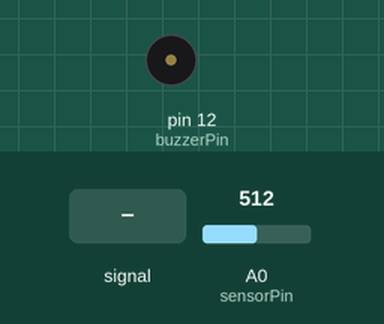
The sketch below on a simulated Arduino Uno, built with avr-gcc and run on an emulated ATmega328P. Parts: buzzer (waves = sounding). The test bench sets the inputs (shaded band); at power-on: A0 (sensorPin) = 512. What the sketch prints to the serial monitor is not drawn.

Above: at 1.2 s.
1.3 s: A0 (sensorPin) fed a 200 Hz sine of ±460 counts around its level
At 2.5 s:
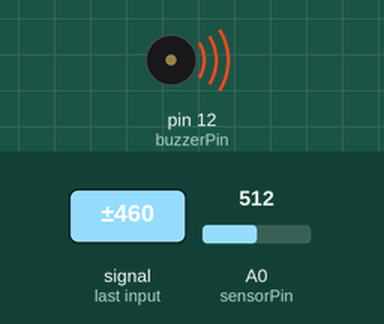
2.8 s: A0 (sensorPin) set to 716
At 3.1 s:
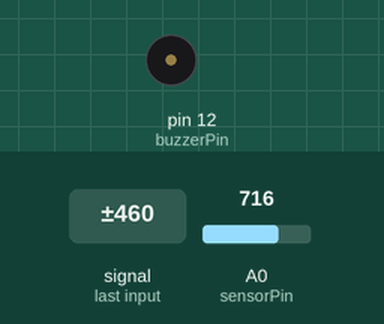
4.3 s: A0 (sensorPin) set to 215
5.8 s: A0 (sensorPin) set to 192
7.3 s: A0 (sensorPin) set to 210
8.8 s: A0 (sensorPin) set to 190
Timing chart, 0 to 11.3 s (numbered marks = the images above; inputs shaded):
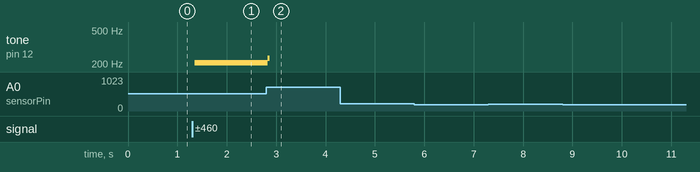

The sketch:

smoke_sensor.ino
```cpp
const int sensorPin= 0;
const int buzzerPin= 12;
int smoke_level;

void setup() {
Serial.begin(115200); //sets the baud rate for data transfer in bits/second
pinMode(sensorPin, INPUT);//the smoke sensor will be an input to the arduino
pinMode(buzzerPin, OUTPUT);//the buzzer serves an output in the circuit
}

void loop() {
smoke_level= analogRead(sensorPin); //arduino reads the value from the smoke sensor
Serial.println(smoke_level);//prints just for debugging purposes, to see what values the sensor is picking up

if(smoke_level > 200){ //if smoke level is greater than 200, the buzzer will go off
digitalWrite(buzzerPin, HIGH);
}

else{
digitalWrite(buzzerPin, LOW);
}
}
```

Measured:
- after the input at 1.3 s, tone on pin 12 (buzzerPin): silent → 207 Hz after 0.05 s
- after the input at 2.8 s, tone on pin 12 (buzzerPin): 207 Hz → 232 Hz at once, → silent 0.04 s later
